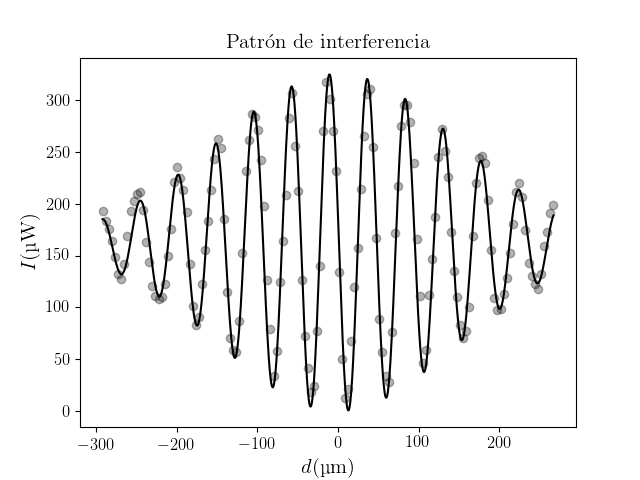

This chart was generated by the following Python code:
import numpy as np
import matplotlib.pyplot as plt
from scipy.optimize import curve_fit

plt.rc("text", usetex = True)
plt.rc("text.latex", preamble = r"\usepackage[utf8]{inputenc} \usepackage{siunitx} \usepackage[version = 4]{mhchem} \usepackage{physics}")
plt.rc("font", **{"family": "serif", "serif": ["Computer Modern"]})

def I(distances, offset, I_0, w, q, phi):
	distances = distances-offset
	return I_0*(1 + np.exp(-2*distances*distances/(w*w))*np.cos(2*q*distances + phi))/2

data = np.genfromtxt("interferencia.txt", usecols = (0, 1))
data[:,0] = (70.955968+57.606900)*data[:,0]-(28.513237+42.203264)

distances = np.linspace(np.min(data[:,0]),np.max(data[:,0]),1000)
popt, pcov = curve_fit(I, data[:,0], data[:,1], p0 = [40, np.max(data[:,1]), np.sqrt(100000), 0.065, np.pi])
print("[offset, I_0, w, q, phi]= ",popt)

fig, ax = plt.subplots()
ax.scatter(data[:,0]-popt[0], data[:,1], c = "k", alpha = 0.3)
ax.plot(distances-popt[0], I(distances, *popt), c = "k")
ax.set_xlabel(r"$d(\si{\micro\meter})$", fontsize = 15)
ax.set_ylabel(r"$I(\si{\micro\watt})$", fontsize = 15)
ax.set_title(r"Patr\'on de Interferencia", fontsize = 15)
ax.tick_params(labelsize = 12)
fig.savefig("interferencia_distances.png")
plt.close(fig)
